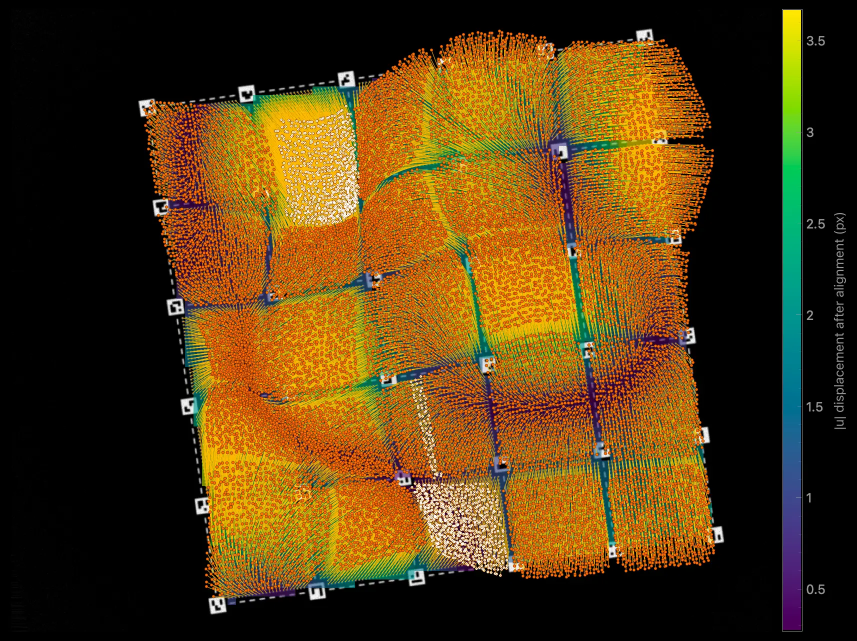
#> input picture blog/images/2026-10-15-field-tab.webp, 1714 x 1282 px (shown at 1/2 size)
$ python autocorr_demo.py --image ../../../blog/images/2026-10-15-field-tab.webp
#> lines starting #> are read from the running program, lines starting #| are printed output that depends on the picture
#!/usr/bin/env python3
"""
Autocorrelation explorer: how the 2D autocorrelation function (ACF) reveals
spatial structure in an image, and how distortion changes it.

    python autocorr_demo.py                  # synthetic patterns
    python autocorr_demo.py --image my.png   # also analyse your own image

Requires: numpy, matplotlib  (pip install numpy matplotlib)

The ACF answers one question for every shift (dx, dy):
    "If I slide the image by (dx, dy), how similar is it to itself?"
It is computed with the Wiener-Khinchin theorem (ACF = inverse FFT of the
power spectrum), zero-padded so there is no wrap-around, and divided by the
pixel overlap at each lag (unbiased estimate).

Panels
  1. Image (distorted, + noise). Yellow arrows show how the distortion moves
     points (x3).
  2. ACF of the distorted image.
  3. ACF(distorted) - ACF(ideal). Green = gained, pink = lost.
     For the dot lattice, '+' marks the ideal peaks, blue arrows show how far
     each measured peak moved (x5) and red rings show how much it widened.
  4. Radial and directional ACF profiles (dashed gray = ideal).

Reading the difference panel
  * Arrows, no rings   -> uniform distortion (same everywhere)
  * Rings, no arrows   -> nonuniform distortion with no net trend
  * Both               -> average distortion plus variation around it
  * Arrow pattern      -> radial = expansion, along one axis = stretch,
                          circling = rotation

Sliders (each pattern uses the ones that make sense for it)
  feature size     blob / dot radius (px)
  period           grating period or lattice spacing (px)
  angle            orientation of the pattern (degrees, counter-clockwise)
  aspect           built-in stretch of the pattern itself (part of "ideal")
  jitter           random displacement of lattice dots (fraction of spacing)
  noise            added white noise (relative to the signal std)
  distortion       strength of the selected distortion:
                     stretch / shear : fractional (0.05 = 5 %)
                     rotation        : strength x 30 degrees
                     barrel          : extra scale at the image edge
                     smooth warp     : rms displacement = strength x 64 px
"""

import argparse

import numpy as np
import matplotlib.pyplot as plt
from matplotlib.patches import Ellipse
from matplotlib.widgets import Button, RadioButtons, Slider

N = 256        # synthetic image size (px)
PAD = 48       # extra margin generated around synthetic images before warping
MAX_LAG = 96   # largest lag shown in the ACF panels (px)
K_PEAKS = 4    # lattice peaks analysed out to this many spacings


# --------------------------------------------------------------------------
# Image synthesis (on an n x n canvas)
# --------------------------------------------------------------------------
def gaussian_blur_fft(img, sigma, aspect=1.0, theta=0.0):
    """Anisotropic Gaussian blur done in Fourier space.
    sigma*aspect along direction theta, sigma perpendicular to it."""
    h, w = img.shape
    kx, ky = np.meshgrid(np.fft.fftfreq(w), np.fft.fftfreq(h))
    c, s = np.cos(theta), np.sin(theta)
    u = c * kx + s * ky
    v = -s * kx + c * ky
    H = np.exp(-2 * np.pi**2 * ((sigma * aspect * u) ** 2 + (sigma * v) ** 2))
    return np.real(np.fft.ifft2(np.fft.fft2(img) * H))


# [12 lines left out: functions make_blobs, make_grating, not called in this run]


def lattice_vectors(p):
    """The two ideal lattice vectors (columns) for the current settings."""
    a, t = p["period"], np.deg2rad(p["angle"])
    rot = np.array([[np.cos(t), -np.sin(t)], [np.sin(t), np.cos(t)]])
    return rot @ np.diag([a * p["aspect"], a])


def make_lattice(p, rng, n):
    """Square lattice of dots, optionally stretched, rotated and jittered."""
    B = lattice_vectors(p)
    m = int(1.6 * n / p["period"]) + 2
    i, j = np.mgrid[-m:m + 1, -m:m + 1]
    x = n / 2 + B[0, 0] * i + B[0, 1] * j
    y = n / 2 + B[1, 0] * i + B[1, 1] * j
    x = x + rng.normal(0, p["jitter"] * p["period"], x.shape)
    y = y + rng.normal(0, p["jitter"] * p["period"], y.shape)
    xi, yi = np.round(x).astype(int), np.round(y).astype(int)
    keep = (xi >= 0) & (xi < n) & (yi >= 0) & (yi < n)
    img = np.zeros((n, n))
    np.add.at(img, (yi[keep], xi[keep]), 1.0)
    return gaussian_blur_fft(img, p["size"])


def load_user_image(path, max_side=384):
    img = plt.imread(path).astype(float)
    if img.ndim == 3:
        img = img[..., :3].mean(axis=2)
    step = int(np.ceil(max(img.shape) / max_side))
    return img[::step, ::step]


# --------------------------------------------------------------------------
# Distortions
# --------------------------------------------------------------------------
DISTORTIONS = ["None", "Uniform stretch (x)", "Shear", "Rotation",
               "Barrel", "Smooth random warp"]


def affine_matrix(kind, s):
    if kind == "Uniform stretch (x)":
        return np.array([[1 + s, 0], [0, 1]])
    if kind == "Shear":
        return np.array([[1, s], [0, 1]])
    if kind == "Rotation":
        t = np.deg2rad(30 * s)
        return np.array([[np.cos(t), -np.sin(t)], [np.sin(t), np.cos(t)]])
    return None


# [7 lines left out: function warp_field, not called in this run]


def forward_displacement(kind, s, X, Y, R, field=None):
    """Where a point at (X, Y) (centred coords) moves to, minus where it was."""
    M = affine_matrix(kind, s)
    if M is not None:
        return (M[0, 0] - 1) * X + M[0, 1] * Y, M[1, 0] * X + (M[1, 1] - 1) * Y
    if kind == "Barrel":
        k = s * (X**2 + Y**2) / R**2
        return k * X, k * Y
    if kind == "Smooth random warp" and field is not None:
        return field
    return np.zeros_like(X), np.zeros_like(Y)


def apply_distortion(img, kind, s, seed, R):
    """Warp img by backward mapping (exact inverse for affine and barrel)."""
    if kind == "None" or s == 0:
        return img.copy()
    h, w = img.shape
    yy, xx = np.mgrid[0:h, 0:w].astype(float)
    X, Y = xx - w / 2, yy - h / 2
    M = affine_matrix(kind, s)
    if M is not None:
        Mi = np.linalg.inv(M)
        SX, SY = Mi[0, 0] * X + Mi[0, 1] * Y, Mi[1, 0] * X + Mi[1, 1] * Y
    elif kind == "Barrel":
        SX, SY = X.copy(), Y.copy()
        for _ in range(10):                      # solve X = S (1 + s|S|^2/R^2)
            f = 1 + s * (SX**2 + SY**2) / R**2
            SX, SY = X / f, Y / f
    else:
        ux, uy = warp_field(img.shape, s, seed, R)
        SX, SY = X - ux, Y - uy
    return bilinear(img, SX + w / 2, SY + h / 2)


def bilinear(img, sx, sy):
    h, w = img.shape
    x0 = np.clip(np.floor(sx).astype(int), 0, w - 2)
    y0 = np.clip(np.floor(sy).astype(int), 0, h - 2)
    fx = np.clip(sx - x0, 0, 1)
    fy = np.clip(sy - y0, 0, 1)
    return (img[y0, x0] * (1 - fx) * (1 - fy) + img[y0, x0 + 1] * fx * (1 - fy)
            + img[y0 + 1, x0] * (1 - fx) * fy + img[y0 + 1, x0 + 1] * fx * fy)


# --------------------------------------------------------------------------
# Autocorrelation and the measurements derived from it
# --------------------------------------------------------------------------
def autocorr(img, max_lag=MAX_LAG):
    """Normalised, unbiased 2D ACF via FFT. Returns (acf, L): acf has shape
    (2L+1, 2L+1) with zero lag at the centre."""
    h, w = img.shape
    f = img - img.mean()
    shape = (2 * h, 2 * w)
    ac = np.fft.irfft2(np.abs(np.fft.rfft2(f, s=shape)) ** 2, s=shape)
    ones = np.fft.rfft2(np.ones_like(f), s=shape)
    overlap = np.fft.irfft2(np.abs(ones) ** 2, s=shape)
    ac = np.fft.fftshift(ac) / np.maximum(np.fft.fftshift(overlap), 1.0)
    ac /= ac[h, w]
    L = min(max_lag, h // 2, w // 2)
    return ac[h - L:h + L + 1, w - L:w + L + 1], L


def radial_profile(acf, L):
    y, x = np.mgrid[-L:L + 1, -L:L + 1]
    r = np.hypot(x, y).round().astype(int).ravel()
    prof = np.bincount(r, acf.ravel()) / np.bincount(r)
    return prof[:L + 1]


def crossing(prof, level):
    below = np.nonzero(prof < level)[0]
    if len(below) == 0:
        return np.nan
    k = below[0]
    if k == 0:
        return 0.0
    return k - 1 + (prof[k - 1] - level) / (prof[k - 1] - prof[k])


def central_lobe(acf, L):
    """Connected region of positive ACF containing the origin."""
    pos = acf > 0
    region = np.zeros_like(pos)
    region[L, L] = True
    while True:
        grown = region.copy()
        grown[1:, :] |= region[:-1, :]
        grown[:-1, :] |= region[1:, :]
        grown[:, 1:] |= region[:, :-1]
        grown[:, :-1] |= region[:, 1:]
        grown &= pos
        if (grown == region).all():
            return region
        region = grown


def lobe_shape(acf, L, lobe):
    """Second moments of the central peak (ACF > 0.5) -> ellipse."""
    y, x = np.mgrid[-L:L + 1, -L:L + 1]
    m = lobe & (acf > 0.5)
    wts = acf[m]
    xs, ys = x[m], y[m]
    cov = np.array([[np.sum(wts * xs * xs), np.sum(wts * xs * ys)],
                    [np.sum(wts * xs * ys), np.sum(wts * ys * ys)]]) / wts.sum()
    vals, vecs = np.linalg.eigh(cov)
    vals = np.maximum(vals, 1e-6)
    major = vecs[:, 1]
    angle = np.degrees(np.arctan2(major[1], major[0])) % 180
    return np.sqrt(vals[1]), np.sqrt(vals[0]), angle


def repeat_peak(acf, L, lobe, min_height=0.15):
    y, x = np.mgrid[-L:L + 1, -L:L + 1]
    r = np.hypot(x, y)
    cand = (~lobe) & (acf > min_height) & (r <= 0.8 * L)
    if not cand.any():
        return None
    score = np.where(cand, acf - 0.002 * r, -np.inf)
    k = np.unravel_index(np.argmax(score), acf.shape)
    return x[k], y[k], acf[k]


def directional_cut(acf, L, angle_deg):
    r = np.arange(L + 1)
    t = np.deg2rad(angle_deg)
    xi = np.clip(np.round(r * np.cos(t)).astype(int) + L, 0, 2 * L)
    yi = np.clip(np.round(r * np.sin(t)).astype(int) + L, 0, 2 * L)
    return acf[yi, xi]


def ideal_lattice_lags(p, L, rad, K=K_PEAKS):
    """Ideal lattice lag vectors out to K spacings that fit in the ACF window."""
    B = lattice_vectors(p)
    lags = []
    for i in range(-K, K + 1):
        for j in range(-K, K + 1):
            if (i, j) == (0, 0) or i * i + j * j > K * K:
                continue
            d = B @ [i, j]
            if abs(d[0]) < L - rad and abs(d[1]) < L - rad:
                lags.append(d)
    return np.array(lags).reshape(-1, 2)


def peak_stats(acf, L, lags, rad):
    """Centroid and rms width of the positive ACF near each expected lag."""
    Y, X = np.mgrid[-L:L + 1, -L:L + 1]
    out = np.full((len(lags), 3), np.nan)
    for k, (dx, dy) in enumerate(lags):
        w = (X - dx) ** 2 + (Y - dy) ** 2 < rad**2
        v = np.clip(acf, 0, None) * w
        s = v.sum()
        if s <= 1e-9:
            continue
        mx, my = (v * X).sum() / s, (v * Y).sum() / s
        out[k] = mx, my, np.sqrt((v * ((X - mx) ** 2 + (Y - my) ** 2)).sum() / s)
    return out


def affine_from_peaks(ideal_c, meas_c):
    """Fit meas = F @ ideal; return principal stretches, their direction and
    the rotation, via the polar decomposition of F."""
    ok = np.all(np.isfinite(ideal_c), axis=1) & np.all(np.isfinite(meas_c), axis=1)
    if ok.sum() < 3:
        return None
    T, *_ = np.linalg.lstsq(ideal_c[ok], meas_c[ok], rcond=None)
    F = T.T
    U, S, Vt = np.linalg.svd(F)
    Rm = U @ Vt
    rot = np.degrees(np.arctan2(Rm[1, 0], Rm[0, 0]))
    direction = np.degrees(np.arctan2(Vt[0, 1], Vt[0, 0])) % 180
    return S[0], S[1], direction, rot


# --------------------------------------------------------------------------
# Interactive figure
# --------------------------------------------------------------------------
HINTS = {
    "Random blobs": "Only a central peak; its width = grain size.",
    "Grating": "ACF is itself a grating.",
    "Dot lattice": "Side peaks sit on the lattice vectors.",
    "Your image": "Look for side peaks and an elongated centre.",
}
DIST_HINTS = {
    "None": "No distortion: the difference is just noise.",
    "Uniform stretch (x)": "Arrows along x, growing with lag;\nno rings (uniform).",
    "Shear": "Arrows parallel to x, sign flips\nabove/below the centre; no rings.",
    "Rotation": "Arrows circle the centre; no rings.",
    "Barrel": "Outward arrows (net expansion) AND\nrings (scale varies across image).",
    "Smooth random warp": "Rings but almost no arrows:\nspacing varies, no overall trend.",
}
GENERATORS = {"Random blobs": make_blobs, "Grating": make_grating,
              "Dot lattice": make_lattice}


def build_app(user_img=None):
    state = {"seed": 0, "pattern": "Dot lattice", "dist": "Barrel"}

    fig = plt.figure(figsize=(17, 9))
    fig.canvas.manager.set_window_title("Autocorrelation explorer")
    top, hgt = 0.43, 0.50
    ax_img = fig.add_axes([0.015, top, 0.19, hgt])
    ax_acf = fig.add_axes([0.26, top, 0.19, hgt])
    ax_cb = fig.add_axes([0.455, top, 0.007, hgt])
    ax_dif = fig.add_axes([0.50, top, 0.20, hgt])
    ax_prof = fig.add_axes([0.755, top, 0.23, hgt])

    sm = plt.cm.ScalarMappable(cmap="RdBu_r", norm=plt.Normalize(-1, 1))
    fig.colorbar(sm, cax=ax_cb)

    labels = list(GENERATORS) + (["Your image"] if user_img is not None else [])
    ax_radio = fig.add_axes([0.02, 0.10, 0.10, 0.04 + 0.04 * len(labels)])
    ax_radio.set_title("Pattern", fontsize=10)
    radio = RadioButtons(ax_radio, labels, active=labels.index(state["pattern"]))

    ax_dradio = fig.add_axes([0.13, 0.04, 0.12, 0.30])
    ax_dradio.set_title("Distortion", fontsize=10)
    dradio = RadioButtons(ax_dradio, DISTORTIONS,
                          active=DISTORTIONS.index(state["dist"]))

    def mk(y, label, lo, hi, init, step=None):
        return Slider(fig.add_axes([0.38, y, 0.20, 0.025]), label, lo, hi,
                      valinit=init, valstep=step)

    sliders = {
        "size":   mk(0.335, "feature size (px)", 1, 15, 3, 0.5),
        "period": mk(0.290, "period (px)", 6, 60, 20, 1),
        "angle":  mk(0.245, "angle (deg)", 0, 180, 0, 1),
        "aspect": mk(0.200, "aspect", 1, 4, 1, 0.1),
        "jitter": mk(0.155, "jitter (x period)", 0, 0.4, 0.0, 0.01),
        "noise":  mk(0.110, "noise", 0, 3, 0.3, 0.05),
        "dist":   mk(0.050, "distortion strength", 0, 0.15, 0.06, 0.005),
    }
    btn = Button(fig.add_axes([0.02, 0.02, 0.10, 0.045]), "New random seed")
    readout = fig.text(0.665, 0.355, "", va="top", family="monospace", fontsize=9)

    def update(_=None):
        p = {k: s.val for k, s in sliders.items()}
        kind, strength = state["dist"], p["dist"]
        rng = np.random.default_rng(state["seed"])

        # base pattern, generated with a margin so warping never pulls in blanks
        if state["pattern"] == "Your image":
            base, pad = user_img.copy(), 0
            R = min(base.shape) / 2
        else:
            base, pad = GENERATORS[state["pattern"]](p, rng, N + 2 * PAD), PAD
            R = N / 2
        warped = apply_distortion(base, kind, strength, state["seed"], R)
        crop = (slice(pad, base.shape[0] - pad), slice(pad, base.shape[1] - pad))
        ideal, dist = base[crop], warped[crop]

        # identical normalisation and noise for both, so only the warp differs
        mu, sd = ideal.mean(), ideal.std() + 1e-12
        noise = p["noise"] * rng.standard_normal(ideal.shape)
        ideal = (ideal - mu) / sd + noise
        dist = (dist - mu) / sd + noise

        acf, L = autocorr(dist)
        acf0, _ = autocorr(ideal)
        dacf = acf - acf0
        prof, prof0 = radial_profile(acf, L), radial_profile(acf0, L)
        corr_len = crossing(prof, 1 / np.e)
        lobe = central_lobe(acf, L)
        s_major, s_minor, lobe_angle = lobe_shape(acf, L, lobe)
        peak = repeat_peak(acf, L, lobe)

        # --- image + displacement arrows
        h, w = dist.shape
        ax_img.clear()
        ax_img.imshow(dist, cmap="gray", origin="lower")
        if kind != "None" and strength > 0:
            step = max(h, w) // 8
            gy, gx = np.mgrid[step // 2:h:step, step // 2:w:step].astype(float)
            field = None
            if kind == "Smooth random warp":
                fx, fy = warp_field(warped.shape, strength, state["seed"], R)
                field = (fx[crop][gy.astype(int), gx.astype(int)],
                         fy[crop][gy.astype(int), gx.astype(int)])
            ux, uy = forward_displacement(kind, strength, gx - w / 2, gy - h / 2,
                                          R, field)
            ax_img.quiver(gx, gy, ux, uy, angles="xy", scale_units="xy",
                          scale=1 / 3, color="gold", width=0.006)
        ax_img.set_xlim(-0.5, w - 0.5); ax_img.set_ylim(-0.5, h - 0.5)
        ax_img.set_title(f"Image: {kind.lower()}" if kind != "None" else "Image")
        ax_img.set_xticks([]); ax_img.set_yticks([])

        # --- ACF
        ext = [-L - 0.5, L + 0.5, -L - 0.5, L + 0.5]
        ax_acf.clear()
        ax_acf.imshow(acf, cmap="RdBu_r", vmin=-1, vmax=1, origin="lower", extent=ext)
        ax_acf.axhline(0, color="k", lw=0.3); ax_acf.axvline(0, color="k", lw=0.3)
        ax_acf.add_patch(Ellipse((0, 0), 4 * s_major, 4 * s_minor,
                                 angle=lobe_angle, fill=False, color="lime", lw=2))
        if peak is not None:
            ax_acf.plot([0, peak[0]], [0, peak[1]], color="gold", lw=1.5)
            ax_acf.plot(peak[0], peak[1], "x", color="gold", ms=12, mew=3)
        ax_acf.set_title("ACF (distorted)")
        ax_acf.set_xlabel("dx (px)"); ax_acf.set_ylabel("dy (px)")

        # --- difference
        ax_dif.clear()
        ax_dif.imshow(dacf, cmap="PiYG", vmin=-0.6, vmax=0.6, origin="lower",
                      extent=ext)
        ax_dif.set_title("ACF(distorted) − ACF(ideal)\ngreen = gained, pink = lost",
                         fontsize=10)
        ax_dif.set_xlabel("dx (px)")
        fit = None
        if state["pattern"] == "Dot lattice":
            rad = 0.45 * p["period"]
            lags = ideal_lattice_lags(p, L, rad)
            st0 = peak_stats(acf0, L, lags, rad)
            st1 = peak_stats(acf, L, lags, rad)
            shift = st1[:, :2] - st0[:, :2]
            widen = np.nan_to_num(st1[:, 2] - st0[:, 2])
            ax_dif.plot(lags[:, 0], lags[:, 1], "+", color="k", ms=5, mew=0.8)
            ax_dif.scatter(st0[:, 0], st0[:, 1], s=10 + 250 * np.clip(widen, 0, None),
                           facecolors="none", edgecolors="tab:red", lw=1.2)
            ax_dif.quiver(st0[:, 0], st0[:, 1], shift[:, 0], shift[:, 1],
                          angles="xy", scale_units="xy", scale=0.2,
                          color="tab:blue", width=0.006)
            zoom = min(L, (K_PEAKS + 0.6) * p["period"] * p["aspect"])
            ax_dif.set_xlim(-zoom, zoom); ax_dif.set_ylim(-zoom, zoom)
            fit = affine_from_peaks(st0[:, :2], st1[:, :2])
            mean_widen = np.nanmean(st1[:, 2] - st0[:, 2])

        # --- profiles
        ax_prof.clear()
        r = np.arange(L + 1)
        ax_prof.plot(r, prof0, color="gray", ls="--", lw=1.5, label="ideal radial")
        ax_prof.plot(r, prof, "k", lw=2, label="distorted radial")
        ax_prof.plot(r, directional_cut(acf, L, lobe_angle), color="tab:green",
                     lw=1, label="along lobe long axis")
        ax_prof.plot(r, directional_cut(acf, L, lobe_angle + 90), color="tab:purple",
                     lw=1, label="along lobe short axis")
        ax_prof.axhline(1 / np.e, color="gray", ls=":", lw=1)
        ax_prof.axhline(0, color="gray", lw=0.5)
        ax_prof.set_xlim(0, L); ax_prof.set_ylim(-1.05, 1.05)
        ax_prof.set_xlabel("lag distance (px)"); ax_prof.set_ylabel("ACF")
        ax_prof.set_title("ACF profiles")
        ax_prof.legend(loc="upper right", fontsize=8)

        # --- numbers
        lines = [
            f"correlation length (1/e) : {corr_len:6.1f} px",
            f"central lobe anisotropy  : {s_major / s_minor:6.2f}"
            f"  at {lobe_angle:5.1f} deg",
        ]
        if peak is not None:
            lines.append(f"nearest repeat           : {np.hypot(peak[0], peak[1]):6.1f} px"
                         f"  ({peak[0]:+d}, {peak[1]:+d})")
        else:
            lines.append("nearest repeat           : none found")
        lines.append(f"rms of ACF difference    : {np.sqrt(np.mean(dacf**2)):6.3f}")
        if fit is not None:
            s1, s2, d, rot = fit
            lines += ["",
                      "affine fit to ACF peaks (uniform part):",
                      f"  stretches  {s1:.3f} / {s2:.3f}  (max along {d:5.1f} deg)",
                      f"  rotation   {rot:+.2f} deg",
                      "nonuniform part:",
                      f"  mean peak widening {mean_widen:+.2f} px"]
        elif state["pattern"] != "Dot lattice":
            lines += ["", "(peak arrows/rings: dot lattice only)"]
        lines += ["", HINTS[state["pattern"]], DIST_HINTS[kind]]
        readout.set_text("\n".join(lines))
        fig.canvas.draw_idle()

    def on_radio(label):
        state["pattern"] = label
        update()

    def on_dradio(label):
        state["dist"] = label
        update()

    def on_seed(_):
        state["seed"] += 1
        update()

    radio.on_clicked(on_radio)
    dradio.on_clicked(on_dradio)
    btn.on_clicked(on_seed)
    for s in sliders.values():
        s.on_changed(update)

    update()
    fig._widgets = (radio, dradio, btn, sliders)
    return fig, update, state


def main():
    ap = argparse.ArgumentParser(description=__doc__,
                                 formatter_class=argparse.RawDescriptionHelpFormatter)
    ap.add_argument("--image", help="optional image file to analyse")
    args = ap.parse_args()
    user_img = load_user_image(args.image) if args.image else None
#> in load_user_image, `return img[::step, ::step]`:
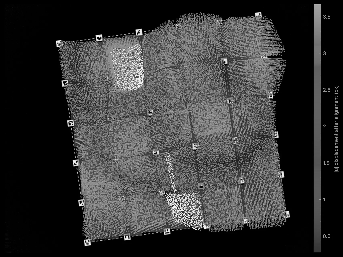
#> returned value: shape (257, 343) float64; min 0, max 255, mean 53.6
    build_app(user_img)
#> in build_app, `labels = list(GENERATORS) + (["Your image"] if user_img is not None el..`: labels = ['Random blobs', 'Grating', 'Dot lattice', 'Your image']
#> in update, `base, pad = GENERATORS[state["pattern"]](p, rng, N + 2 * PAD), PAD`:
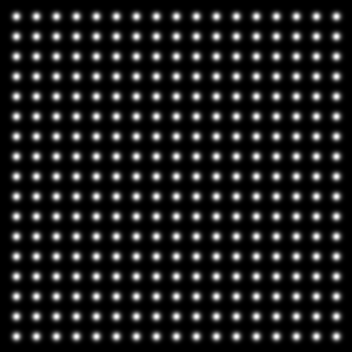
#> base: shape (352, 352) float64; min 3.14e-14, max 0.0177, mean 0.00233; drawn with min black and max white
#> in update, `base, pad = GENERATORS[state["pattern"]](p, rng, N + 2 * PAD), PAD`: pad = 48
#> in bilinear, `y0 = np.clip(np.floor(sy).astype(int), 0, h - 2)`:
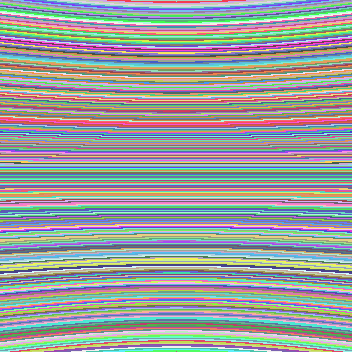
#> y0: shape (352, 352) int64; 322 distinct labels, from 15 to 336; one colour per label, 0 black
#> in update, `ideal, dist = base[crop], warped[crop]`:
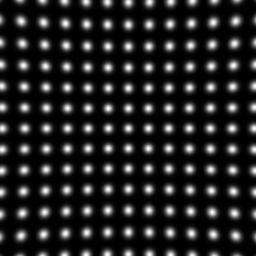
#> dist: shape (256, 256) float64; min 1.07e-06, max 0.0177, mean 0.00249; drawn with min black and max white
#> in update, `mu, sd = ideal.mean(), ideal.std() + 1e-12`: mu = 0.00258; sd = 0.00402
#> in update, `noise = p["noise"] * rng.standard_normal(ideal.shape)`:
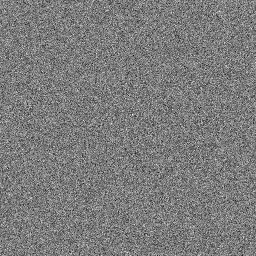
#> noise: shape (256, 256) float64; min -1.35, max 1.42, mean -2.99e-05; drawn with min black and max white
#> in update, `dist = (dist - mu) / sd + noise`:
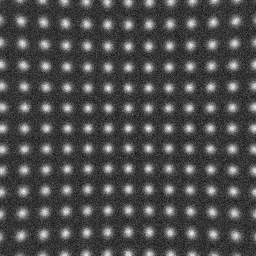
#> dist: shape (256, 256) float64; min -1.96, max 4.59, mean -0.021; drawn with min black and max white
#> in autocorr, `ac = np.fft.fftshift(ac) / np.maximum(np.fft.fftshift(overlap), 1.0)`:
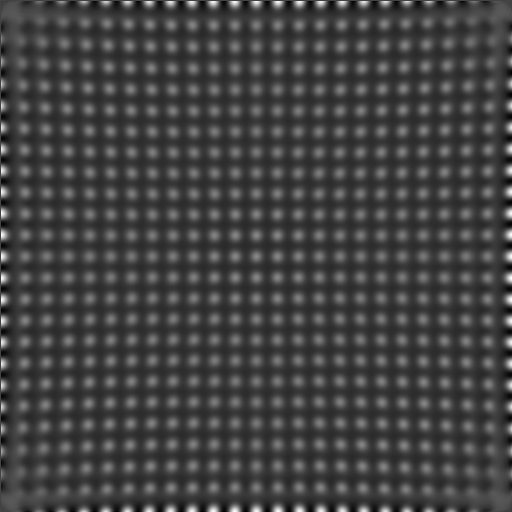
#> ac: shape (512, 512) float64; min -0.949, max 2.62, mean 0.00637; drawn with min black and max white
#> (the rest of the program and of its run is left out)
